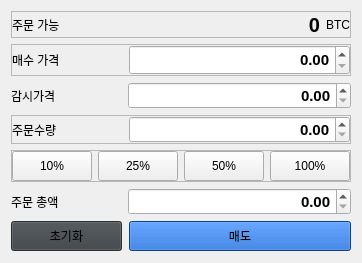
               <widget class="QWidget" name="page_3">
                <layout class="QVBoxLayout" name="verticalLayout_13">
                 <item>
                  <widget class="QFrame" name="frame_36">
                   <property name="frameShape">
                    <enum>QFrame::StyledPanel</enum>
                   </property>
                   <property name="frameShadow">
                    <enum>QFrame::Raised</enum>
                   </property>
                   <layout class="QHBoxLayout" name="horizontalLayout_39" stretch="0,2,0">
                    <property name="leftMargin">
                     <number>0</number>
                    </property>
                    <property name="topMargin">
                     <number>1</number>
                    </property>
                    <property name="rightMargin">
                     <number>0</number>
                    </property>
                    <property name="bottomMargin">
                     <number>0</number>
                    </property>
                    <item>
                     <widget class="QLabel" name="label_44">
                      <property name="layoutDirection">
                       <enum>Qt::LeftToRight</enum>
                      </property>
                      <property name="styleSheet">
                       <string notr="true"/>
                      </property>
                      <property name="text">
                       <string>주문 가능</string>
                      </property>
                     </widget>
                    </item>
                    <item>
                     <widget class="QLabel" name="sell_orderable_3">
                      <property name="font">
                       <font>
                        <pointsize>15</pointsize>
                        <weight>75</weight>
                        <bold>true</bold>
                       </font>
                      </property>
                      <property name="text">
                       <string>0</string>
                      </property>
                      <property name="alignment">
                       <set>Qt::AlignRight|Qt::AlignTrailing|Qt::AlignVCenter</set>
                      </property>
                     </widget>
                    </item>
                    <item>
                     <widget class="QLabel" name="sell_ticker_3">
                      <property name="layoutDirection">
                       <enum>Qt::LeftToRight</enum>
                      </property>
                      <property name="text">
                       <string>BTC</string>
                      </property>
                      <property name="alignment">
                       <set>Qt::AlignLeading|Qt::AlignLeft|Qt::AlignVCenter</set>
                      </property>
                     </widget>
                    </item>
                   </layout>
                  </widget>
                 </item>
                 <item>
                  <widget class="QFrame" name="frame_37">
                   <property name="frameShape">
                    <enum>QFrame::StyledPanel</enum>
                   </property>
                   <property name="frameShadow">
                    <enum>QFrame::Raised</enum>
                   </property>
                   <layout class="QHBoxLayout" name="horizontalLayout_40" stretch="1,2">
                    <property name="leftMargin">
                     <number>0</number>
                    </property>
                    <property name="topMargin">
                     <number>0</number>
                    </property>
                    <property name="rightMargin">
                     <number>0</number>
                    </property>
                    <property name="bottomMargin">
                     <number>0</number>
                    </property>
                    <item>
                     <widget class="QLabel" name="label_46">
                      <property name="text">
                       <string>매수 가격</string>
                      </property>
                     </widget>
                    </item>
                    <item>
                     <widget class="QDoubleSpinBox" name="sell_price_3">
                      <property name="minimumSize">
                       <size>
                        <width>34</width>
                        <height>30</height>
                       </size>
                      </property>
                      <property name="font">
                       <font>
                        <pointsize>11</pointsize>
                        <weight>75</weight>
                        <bold>true</bold>
                       </font>
                      </property>
                      <property name="alignment">
                       <set>Qt::AlignRight|Qt::AlignTrailing|Qt::AlignVCenter</set>
                      </property>
                      <property name="showGroupSeparator" stdset="0">
                       <bool>true</bool>
                      </property>
                      <property name="maximum">
                       <double>1000000000000000.000000000000000</double>
                      </property>
                     </widget>
                    </item>
                   </layout>
                  </widget>
                 </item>
                 <item>
                  <widget class="QFrame" name="horizontalFrame_3">
                   <layout class="QHBoxLayout" name="horizontalLayout_13" stretch="1,2">
                    <property name="leftMargin">
                     <number>0</number>
                    </property>
                    <property name="topMargin">
                     <number>0</number>
                    </property>
                    <property name="rightMargin">
                     <number>0</number>
                    </property>
                    <property name="bottomMargin">
                     <number>0</number>
                    </property>
                    <item>
                     <widget class="QLabel" name="label_4">
                      <property name="text">
                       <string>감시가격</string>
                      </property>
                     </widget>
                    </item>
                    <item>
                     <widget class="QDoubleSpinBox" name="sell_monitor_price_3">
                      <property name="maximumSize">
                       <size>
                        <width>16777215</width>
                        <height>30</height>
                       </size>
                      </property>
                      <property name="font">
                       <font>
                        <pointsize>11</pointsize>
                        <weight>75</weight>
                        <bold>true</bold>
                       </font>
                      </property>
                      <property name="alignment">
                       <set>Qt::AlignRight|Qt::AlignTrailing|Qt::AlignVCenter</set>
                      </property>
                      <property name="showGroupSeparator" stdset="0">
                       <bool>true</bool>
                      </property>
                      <property name="maximum">
                       <double>1000000000000000.000000000000000</double>
                      </property>
                     </widget>
                    </item>
                   </layout>
                  </widget>
                 </item>
                 <item>
                  <widget class="QFrame" name="frame_38">
                   <property name="font">
                    <font>
                     <weight>50</weight>
                     <bold>false</bold>
                    </font>
                   </property>
                   <property name="frameShape">
                    <enum>QFrame::StyledPanel</enum>
                   </property>
                   <property name="frameShadow">
                    <enum>QFrame::Raised</enum>
                   </property>
                   <layout class="QHBoxLayout" name="horizontalLayout_14" stretch="1,2">
                    <property name="leftMargin">
                     <number>0</number>
                    </property>
                    <property name="topMargin">
                     <number>0</number>
                    </property>
                    <property name="rightMargin">
                     <number>0</number>
                    </property>
                    <property name="bottomMargin">
                     <number>0</number>
                    </property>
                    <item>
                     <widget class="QLabel" name="label_47">
                      <property name="text">
                       <string>주문수량</string>
                      </property>
                     </widget>
                    </item>
                    <item>
                     <widget class="QDoubleSpinBox" name="sell_volume_3">
                      <property name="maximumSize">
                       <size>
                        <width>16777215</width>
                        <height>30</height>
                       </size>
                      </property>
                      <property name="font">
                       <font>
                        <pointsize>11</pointsize>
                        <weight>75</weight>
                        <bold>true</bold>
                       </font>
                      </property>
                      <property name="alignment">
                       <set>Qt::AlignRight|Qt::AlignTrailing|Qt::AlignVCenter</set>
                      </property>
                      <property name="showGroupSeparator" stdset="0">
                       <bool>true</bool>
                      </property>
                      <property name="maximum">
                       <double>1000000000000000.000000000000000</double>
                      </property>
                     </widget>
                    </item>
                   </layout>
                  </widget>
                 </item>
                 <item>
                  <widget class="QFrame" name="frame_39">
                   <property name="frameShape">
                    <enum>QFrame::StyledPanel</enum>
                   </property>
                   <property name="frameShadow">
                    <enum>QFrame::Raised</enum>
                   </property>
                   <layout class="QHBoxLayout" name="horizontalLayout_41">
                    <property name="leftMargin">
                     <number>0</number>
                    </property>
                    <property name="topMargin">
                     <number>0</number>
                    </property>
                    <property name="rightMargin">
                     <number>0</number>
                    </property>
                    <property name="bottomMargin">
                     <number>0</number>
                    </property>
                    <item>
                     <widget class="QPushButton" name="sell_ten_3">
                      <property name="minimumSize">
                       <size>
                        <width>0</width>
                        <height>30</height>
                       </size>
                      </property>
                      <property name="text">
                       <string>10%</string>
                      </property>
                     </widget>
                    </item>
                    <item>
                     <widget class="QPushButton" name="sell_twenty_fifth_3">
                      <property name="minimumSize">
                       <size>
                        <width>0</width>
                        <height>30</height>
                       </size>
                      </property>
                      <property name="text">
                       <string>25%</string>
                      </property>
                     </widget>
                    </item>
                    <item>
                     <widget class="QPushButton" name="sell_fifty_3">
                      <property name="minimumSize">
                       <size>
                        <width>0</width>
                        <height>30</height>
                       </size>
                      </property>
                      <property name="text">
                       <string>50%</string>
                      </property>
                     </widget>
                    </item>
                    <item>
                     <widget class="QPushButton" name="sell_hundred_3">
                      <property name="minimumSize">
                       <size>
                        <width>0</width>
                        <height>30</height>
                       </size>
                      </property>
                      <property name="text">
                       <string>100%</string>
                      </property>
                     </widget>
                    </item>
                   </layout>
                  </widget>
                 </item>
                 <item>
                  <widget class="QFrame" name="horizontalFrame_20">
                   <layout class="QHBoxLayout" name="horizontalLayout_42" stretch="1,2">
                    <property name="leftMargin">
                     <number>0</number>
                    </property>
                    <property name="topMargin">
                     <number>0</number>
                    </property>
                    <property name="rightMargin">
                     <number>0</number>
                    </property>
                    <property name="bottomMargin">
                     <number>0</number>
                    </property>
                    <item>
                     <widget class="QLabel" name="label_14">
                      <property name="text">
                       <string>주문 총액</string>
                      </property>
                     </widget>
                    </item>
                    <item>
                     <widget class="QDoubleSpinBox" name="sell_total_price_3">
                      <property name="maximumSize">
                       <size>
                        <width>16777215</width>
                        <height>30</height>
                       </size>
                      </property>
                      <property name="font">
                       <font>
                        <pointsize>11</pointsize>
                        <weight>75</weight>
                        <bold>true</bold>
                       </font>
                      </property>
                      <property name="alignment">
                       <set>Qt::AlignRight|Qt::AlignTrailing|Qt::AlignVCenter</set>
                      </property>
                      <property name="showGroupSeparator" stdset="0">
                       <bool>true</bool>
                      </property>
                      <property name="maximum">
                       <double>1000000000000000019884624838656.000000000000000</double>
                      </property>
                     </widget>
                    </item>
                   </layout>
                  </widget>
                 </item>
                 <item>
                  <widget class="QFrame" name="horizontalFrame_21">
                   <layout class="QHBoxLayout" name="horizontalLayout_43" stretch="1,2">
                    <property name="spacing">
                     <number>7</number>
                    </property>
                    <property name="leftMargin">
                     <number>0</number>
                    </property>
                    <property name="topMargin">
                     <number>0</number>
                    </property>
                    <property name="rightMargin">
                     <number>0</number>
                    </property>
                    <property name="bottomMargin">
                     <number>1</number>
                    </property>
                    <item>
                     <widget class="QPushButton" name="sell_reset_3">
                      <property name="minimumSize">
                       <size>
                        <width>0</width>
                        <height>30</height>
                       </size>
                      </property>
                      <property name="styleSheet">
                       <string notr="true">background-color: #3b4045;</string>
                      </property>
                      <property name="text">
                       <string>초기화</string>
                      </property>
                     </widget>
                    </item>
                    <item>
                     <widget class="QPushButton" name="sell_sell_btn_3">
                      <property name="minimumSize">
                       <size>
                        <width>0</width>
                        <height>30</height>
                       </size>
                      </property>
                      <property name="styleSheet">
                       <string notr="true">background-color: #115dcb;</string>
                      </property>
                      <property name="text">
                       <string>매도</string>
                      </property>
                     </widget>
                    </item>
                   </layout>
                  </widget>
                 </item>
                </layout>
               </widget>
